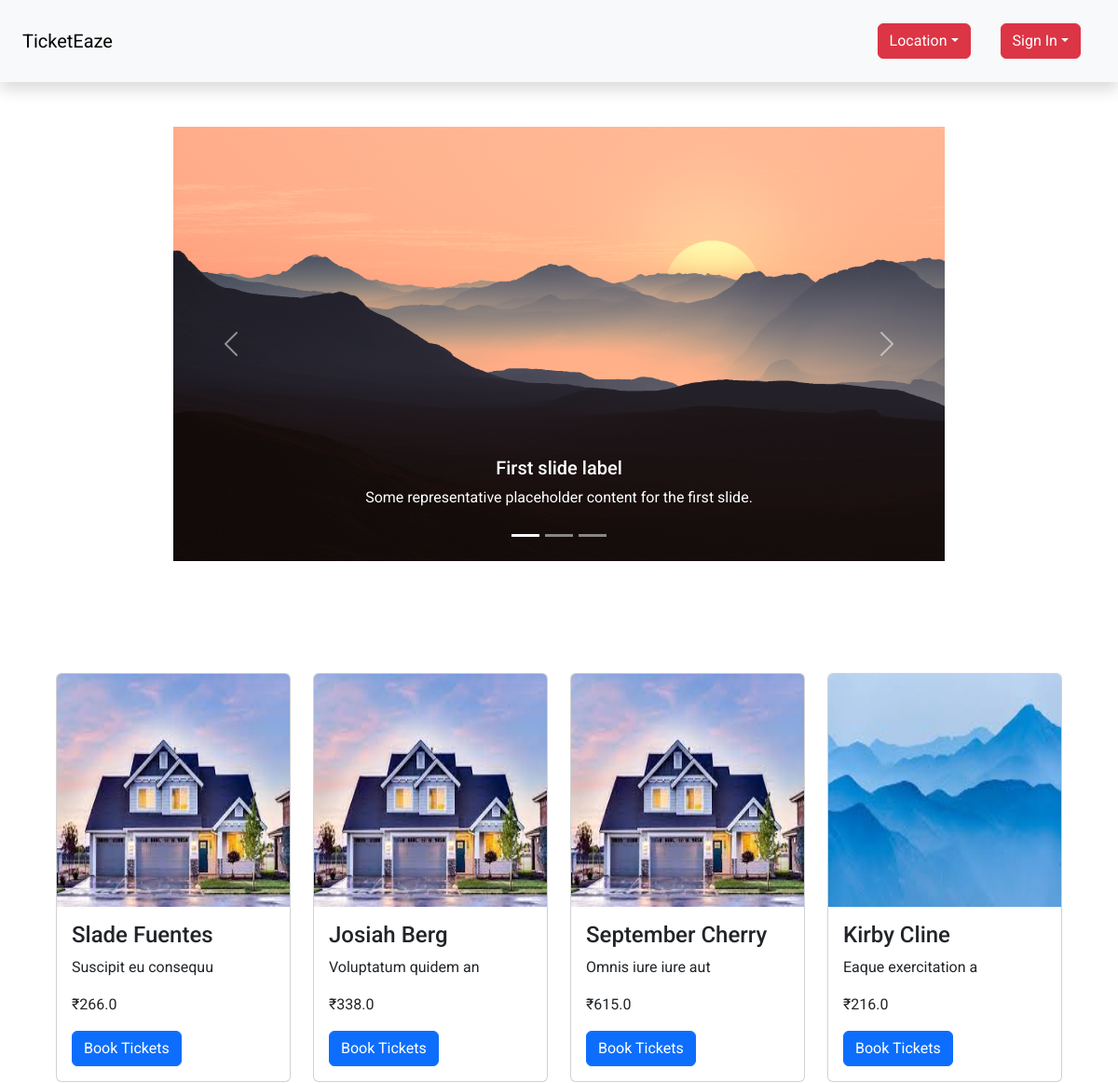
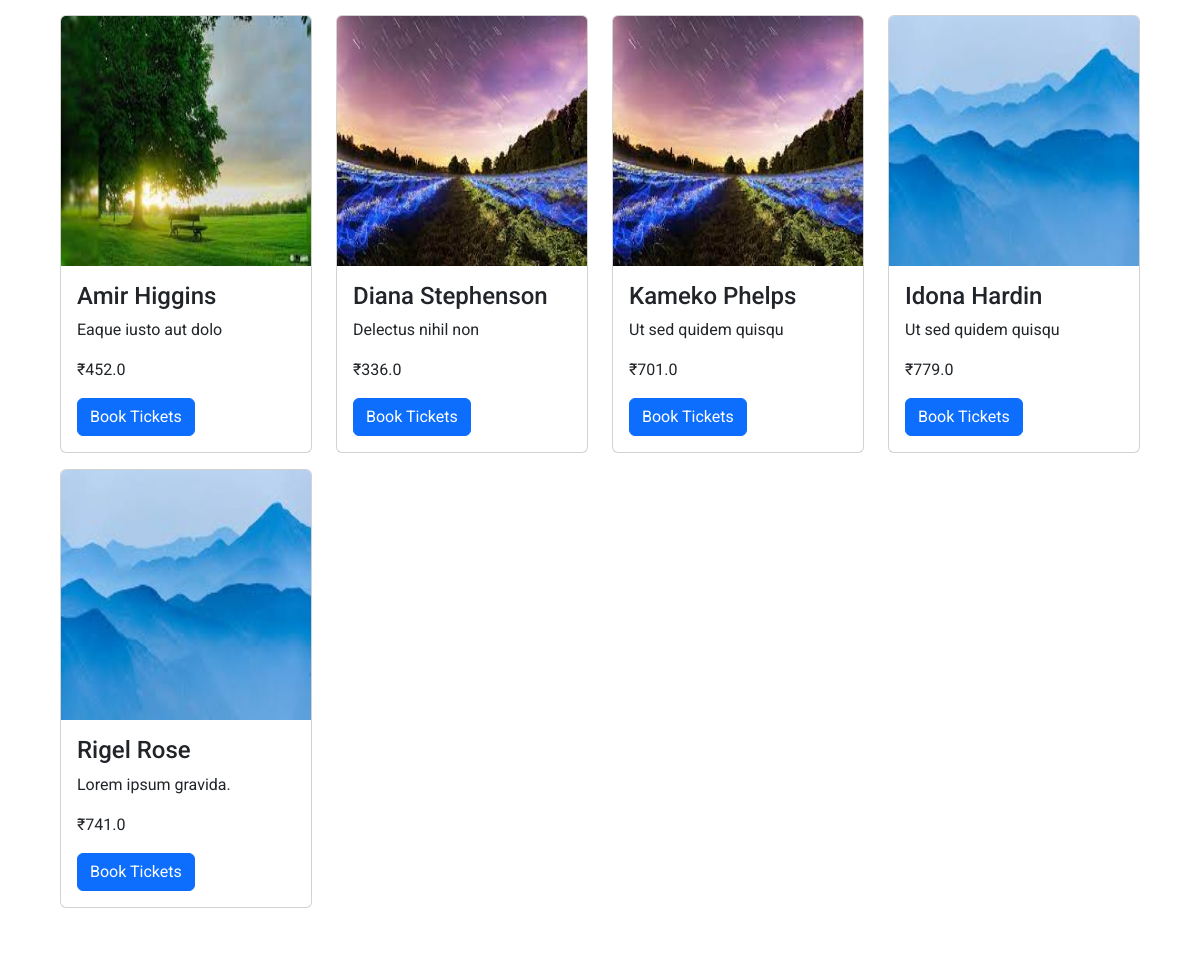
The page / on the database its author committed (2 pictures, top to bottom).
### models.py (models this page shows, shortened)
class show(db.Model):
   id = db.Column(db.Integer, primary_key = True)
   name = db.Column(db.String(100))
   description = db.Column(db.String(100))
   shortdescription = db.Column(db.String(20))
   location = db.Column(db.String(100))
   capacity = db.Column(db.Integer)
   tags = db.Column(db.String(200))
   price = db.Column(db.Float)
   rating = db.Column(db.Integer)
   currentcapacity = db.Column(db.Integer)
   showshosted = db.relationship('venue',secondary=showinvenue, backref='showshosted')

### app.py (the view)
@app.route("/",methods=['GET','POST'])
def home():
  events = db.session.query(show).all()
  return render_template('Home/Home.html',events=events)

### templates/Home/Home.html (shortened to what this page needs)
{% extends "./Layouts/layout.html" %}
{% block content %}
{% include "./Layouts/navBarWithoutLogin.html" %}
{% block carousel %}
<section class="w-100  bg-white p-5">
  <div id="carouselExampleCaptions" class="carousel slide w-75 m-auto">
      <div class="carousel-indicators">
        <button type="button" data-bs-target="#carouselExampleCaptions" data-bs-slide-to="0" class="active" aria-current="true" aria-label="Slide 1"></button>
        <button type="button" data-bs-target="#carouselExampleCaptions" data-bs-slide-to="1" aria-label="Slide 2"></button>
        <button type="button" data-bs-target="#carouselExampleCaptions" data-bs-slide-to="2" aria-label="Slide 3"></button>
      </div>
      <div class="carousel-inner">
        <div class="carousel-item active">
          <img src="/static/Images/img1.png" class="d-block w-100" alt="...">
          <div class="carousel-caption d-none d-md-block">
            <h5>First slide label</h5>
            <p>Some representative placeholder content for the first slide.</p>
          </div>
        </div>
      </div>
      <button class="carousel-control-prev" type="button" data-bs-target="#carouselExampleCaptions" data-bs-slide="prev">
        <span class="carousel-control-prev-icon" aria-hidden="true"></span>
      </button>
      <button class="carousel-control-next" type="button" data-bs-target="#carouselExampleCaptions" data-bs-slide="next">
        <span class="carousel-control-next-icon" aria-hidden="true"></span>
      </button>
    </div>
</section>
{% endblock carousel %}
{% block events %}
<section class="w-100  bg-white p-5">
  <div class="container">
    <div class="row py-3">
      {% for i in events %}
      <div class="col-md-6 col-lg-4 col-xl-3 my-md-2 my-sm-2">
        <div class="card">
          <img src="/static/file_uploads/event/{{i.id}}.jpeg" width="250px" height="250px" alt="Image 1" class="card-img-top">
          <div class="card-body">
            <h4 class="card-title">{{i.name}}</h4>
            <p class="card-text">{{i.shortdescription}}</p>
            <p class="card-text">₹{{i.price}}</p>
            <a href="/event/booktickets/{{i.id}}" class="btn btn-primary">Book Tickets</a>
          </div>
        </div>
      </div>
      {% endfor %}
  </div>
</section>
{% endblock events %}
{% endblock content %}

### templates/Layouts/layout.html (style rules this page uses)
body { font-family: 'Roboto', sans-serif; }

### rows shown on the page
show: name "Slade Fuentes", shortdescription "Suscipit eu consequu", price "266.0"
show: name "Josiah Berg", shortdescription "Voluptatum quidem an", price "338.0"
show: name "September Cherry", shortdescription "Omnis iure iure aut", price "615.0"
show: name "Kirby Cline", shortdescription "Eaque exercitation a", price "216.0"
show: shows a picture, name "Amir Higgins", shortdescription "Eaque iusto aut dolo", price "452.0"
show: name "Diana Stephenson", shortdescription "Delectus nihil non", price "336.0"
show: name "Kameko Phelps", shortdescription "Ut sed quidem quisqu", price "701.0"
show: name "Idona Hardin", shortdescription "Ut sed quidem quisqu", price "779.0"
show: name "Rigel Rose", shortdescription "Lorem ipsum gravida.", price "741.0"
